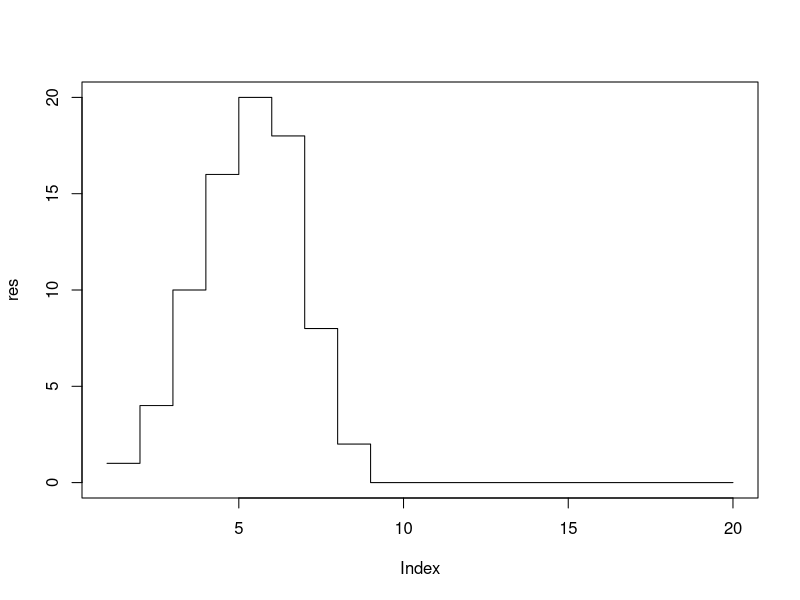
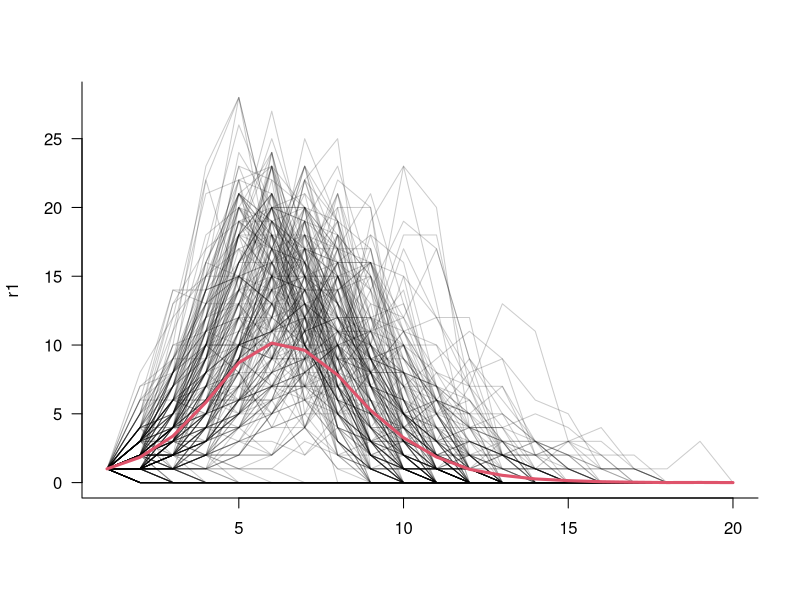
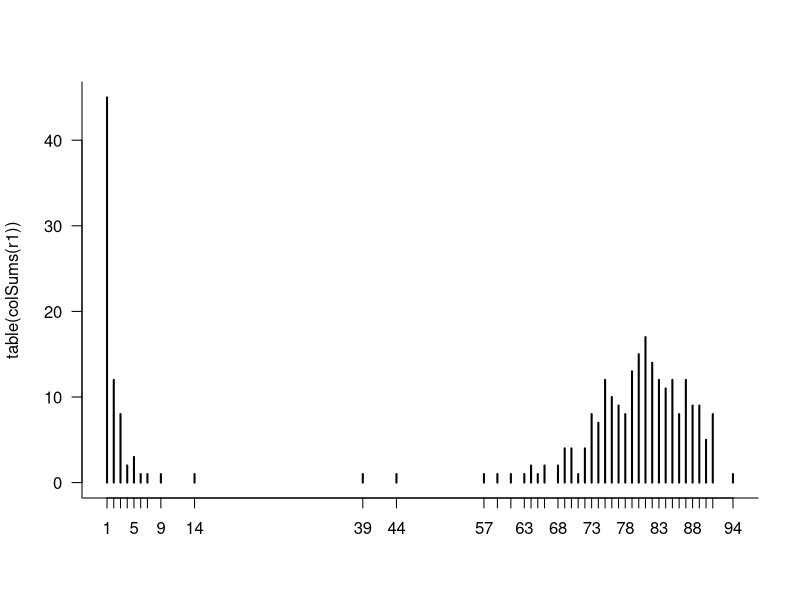

Reproduce these figures in R, in order.
## ---- chunk 1
knitr::opts_chunk$set(echo = TRUE)
## ---- chunk 2
## never == compare numbers wi
## To run binomial reed-Frost process
## Note that in Reed-Frost model, the I(t) is prevelence and at the same time it is incidence since the R-F model is a special case.
nt <- 20 ## time steps
y0 <- c(S=99,I=1) ## starting values

## a realization of a stochasticity proc is a single draw
S <- y0[["S"]]
I <- y0[["I"]]
p_i <- 0.02 ## so I am going to get R0=2
res <-numeric(nt) ## vector for results
res[1] <- I

for(t in 2:nt){
  new_inf <- rbinom(1,size = S,prob = 1-(1-p_i)^I)
  I <- new_inf
  S <- S-I
  if(I==0) break
  res[t] <- I
}

plot(res, type="s") ## stairsteps
res

s=99
p_i=0.02
I=1
## prob of no infection
0.98^99


## this was 1 realization, now I want to turn into a loop and a function
set.seed(101)
nt <- 20 ## time steps
y0 <- c(S=99,I=1) ## starting values
p_i <- 0.02 ## so I am going to get R0=2

rf <- function(nt,y0,p_i) {
res <- numeric(nt)
S <- y0[["S"]]
I <- res[1] <- y0[["I"]]
for (t in 2:nt) {
I <- rbinom(1, size=S, prob=1-(1-p_i)^I)
S <- S-I
if (I==0) break
res[t] <- I
}
return(res)
}
r0 <- rf(20, y0=c(S=99,I=1), p_i=0.02)
r1 <- replicate(300, rf(20, y0=c(S=99,I=1), p_i=0.02)) ## doing the same thing some specified time here 300 times
par(las=1,bty="l")
matplot(r1,type="l",col=adjustcolor("black",alpha.f=0.2),lty=1) ## plot the columns of a matrix
lines(rowMeans(r1),col=2,lwd=3) ## ave # of infections
plot(table(colSums(r1))) ## final sizes of the epidemic (note in R-F model, the prevelence is the same as incidence )
## why bimodal? either it dies out immidemately of there will be an epidemic
## what happen if we make the pop size bigger? less variability in in the I_t


## Note; if you wonder what the heck is going on with table(), try this:
# plot(table(c(1,1,1,2,3)))


## ---- chunk 3


